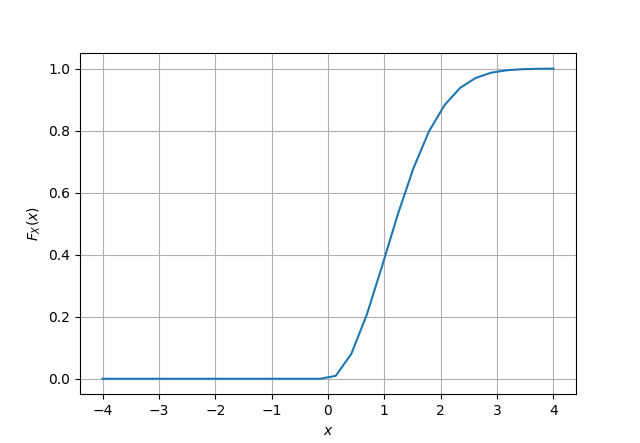

Recreate this plot in Python.
#Importing numpy, scipy, mpmath and pyplot
import numpy as np
import matplotlib.pyplot as plt

#if using termux
import subprocess
import shlex
#end if



x = np.linspace(-4,4,30)#points on the x axis
simlen = int(1e6) #number of samples
err = [] #declaring probability list
#randvar = np.random.normal(0,1,simlen)
randvar = np.loadtxt('gau4.dat',dtype='double')
#randvar = np.loadtxt('gau4.dat',dtype='double')
for i in range(0,30):
	err_ind = np.nonzero(randvar < x[i]) #checking probability condition
	err_n = np.size(err_ind) #computing the probability
	err.append(err_n/simlen) #storing the probability values in a list

	
plt.plot(x.T,err)#plotting the CDF
plt.grid() #creating the grid
plt.xlabel('$x$')
plt.ylabel('$F_X(x)$')
#if using termux
#plt.savefig('../figs/gauss_cdf.pdf')
#plt.savefig('../figs/gauss_cdf.eps')
#subprocess.run(shlex.split("termux-open ../figs/gauss_cdf.pdf"))
#else
plt.show() #opening the plot window
